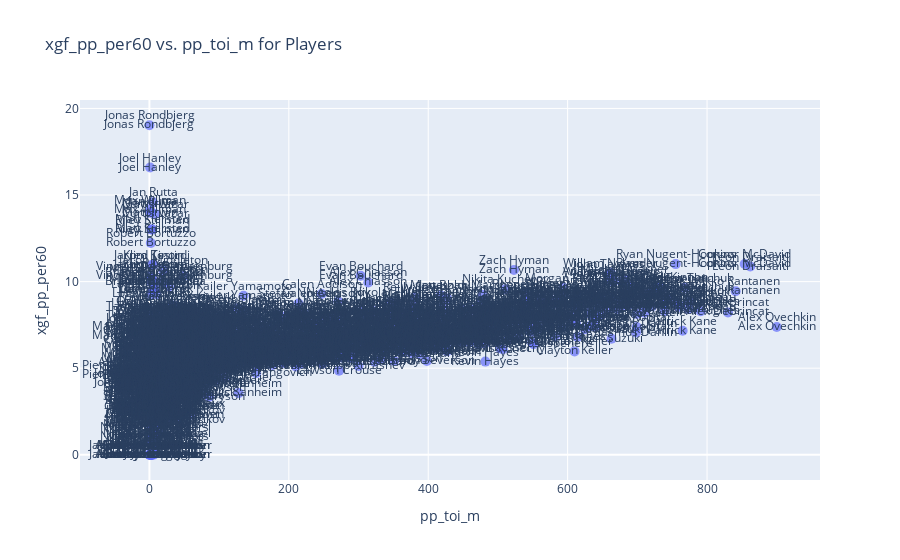

The code cell stored with this chart in its notebook:
### Code cell
import pandas as pd
import plotly.express as px

metric = 'xgf_pp_per60' 
toi = 'pp_toi_m'

df_viz = df
df_viz = df_viz.dropna(subset=[toi, metric])  # Drop rows with missing values in these columns

# Create an interactive scatter plot using Plotly
fig = px.scatter(df_viz, x=toi, y=metric, text='player_name', labels={toi: f'{toi}', metric: f'{metric}'},
                 title=f'{metric} vs. {toi} for Players')

# Customize the appearance
fig.update_traces(marker=dict(size=10, opacity=0.7))

# Add data labels for each point
fig.update_layout(annotations=[dict(x=df_viz[toi].iloc[i], 
                                    y=df_viz[metric].iloc[i], 
                                    text=df_viz['player_name'].iloc[i], 
                                    showarrow=False, 
                                    xanchor='center', 
                                    yanchor='bottom') for i in range(len(df_viz))])

# Show the interactive plot
fig.show()
